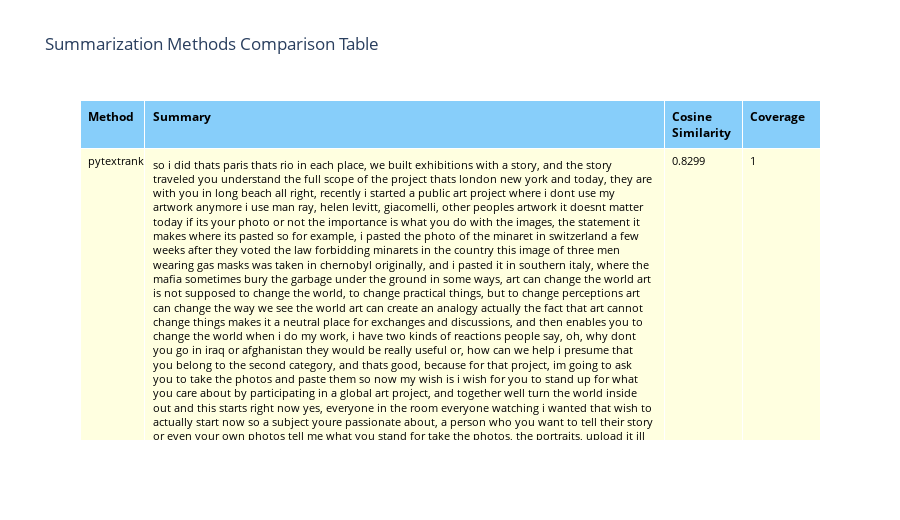

Notebook cell for this chart:
### Code cell
import plotly.graph_objects as go

fig = go.Figure(data=[go.Table(
    columnwidth=[50, 400, 60, 60],
    header=dict(
        values=["<b>Method</b>", "<b>Summary</b>", "<b>Cosine Similarity</b>", "<b>Coverage</b>"],
        fill_color='lightskyblue',
        align='left',
        font=dict(color='black', size=12)
    ),
    cells=dict(
        values=[
            df['Method'],
            df['Summary'],
            df['Cosine Similarity'].round(4),
            df['Coverage']
        ],
        fill_color='lightyellow',
        align='left',
        font=dict(color='black', size=11)
    )
)])

fig.update_layout(
    title='Summarization Methods Comparison Table',
    height=400 + 30 * len(df)  # Dynamic height based on rows
)

fig.show()
